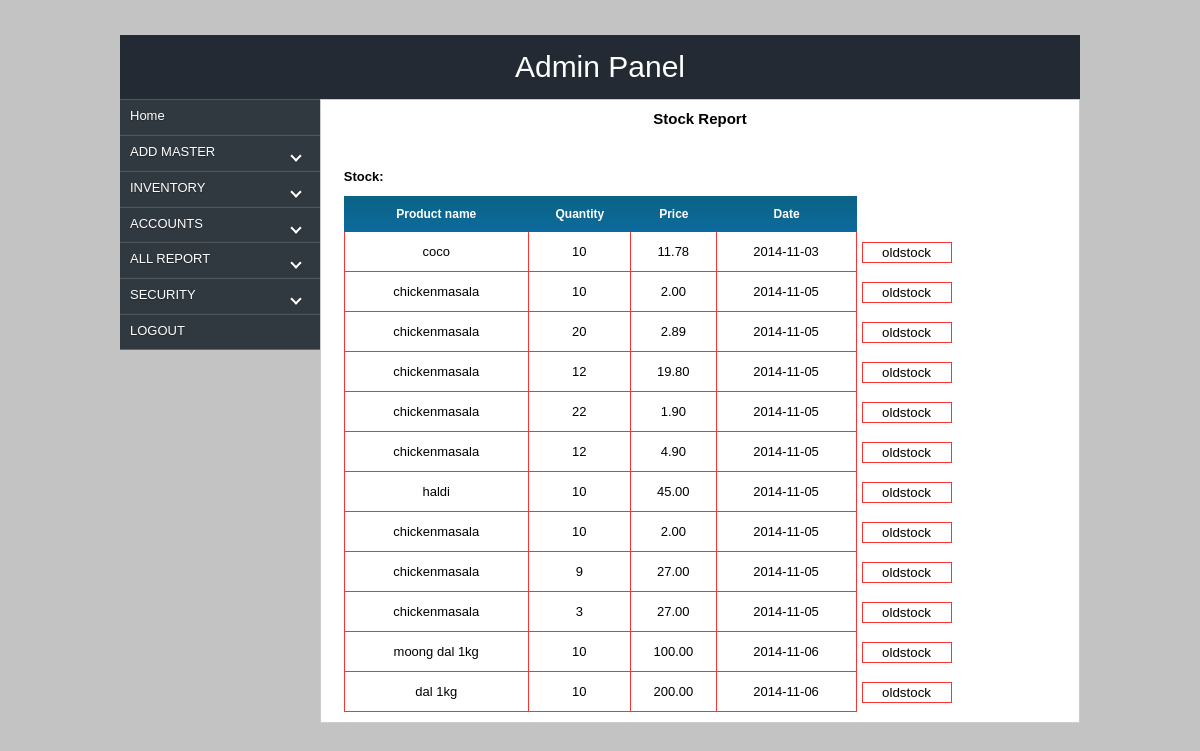
/admin/final_stockreport.php (signed in), run on the app's committed database.
### tables this page shows
CREATE TABLE IF NOT EXISTS `stock` (
  `id` int(11) NOT NULL AUTO_INCREMENT,
  `product_id` varchar(300) NOT NULL,
  `quantity` varchar(200) NOT NULL,
  `price` float(10,2) NOT NULL,
  `retailer_price` float(10,2) NOT NULL,
  `distributer_price` float(10,2) NOT NULL,
  `totprice` varchar(200) NOT NULL,
  `barcode` varchar(300) NOT NULL,
  `uniqueid` varchar(300) NOT NULL,
  `date` date NOT NULL,
  `cat` varchar(200) NOT NULL,
  `comp` varchar(200) NOT NULL,
  `order_no` varchar(200) NOT NULL,
  PRIMARY KEY (`id`)
);

CREATE TABLE IF NOT EXISTS `product` (
  `id` int(11) NOT NULL AUTO_INCREMENT,
  `prod_name` varchar(300) NOT NULL,
  `category` varchar(200) NOT NULL,
  `company` varchar(200) NOT NULL,
  `minimum` varchar(200) NOT NULL,
  `barcode` varchar(200) NOT NULL,
  `retailer` float(10,2) NOT NULL,
  `distributer` float(10,2) NOT NULL,
  `customer` float(10,2) NOT NULL,
  PRIMARY KEY (`id`)
);

### admin/final_stockreport.php (the view, shortened to what this page needs)
<?php
if(!$_SESSION['user'])
{ header("location:../index.php");}else{
 ?>
<html>
<head>
<link href="css/style.css" rel="stylesheet"  type="text/css"/>
</head>
<body>
<div id="wrapper">
       <div id="header">Admin Panel</div>
	   <div id="con">
         <div id="container" style="font-size: 10px;">
            <div id="lcontainer">
                <?php include_once('menu.php');?>
            </div>
            <div id="rcontainer" align="middle">
                <div class="content2">
				<h3>Stock Report</h3>
				</div>
				<div class="content3">
<table class="table" cellspacing="0" cellpadding="0" style="line-height:3;">
<tr >
<td colspan="2" style="font-weight:bold;">Stock:</td>
</tr>
<tr style="background:url(image/yellow.png); color:#fff; height:25px; font-size:12px;">
<th>Product name</th>
<th>Quantity</th>
<th>Price</th>
<th>Date</th>
</tr>
<?php
 $now = time();
?>
<?php
$fetchstock=mysql_query("select * from `stock`") or die(mysql_error());
while($resstock=mysql_fetch_array($fetchstock))
{
      $dat1=$resstock['date'];
     $your_date1 = strtotime("$dat1");
     $datediff1 = $now - $your_date1;
     $day1=floor($datediff1/(60*60*24));
 $uid=$resstock['uniqueid'];
 $fetch1=mysql_query("select * from `sell` where `uniqueid` like '$uid'")or die(mysql_error());
 $num=mysql_numrows($fetch1);
 if($num==0 && $day1>10)
 {
 $proname=mysql_query("select * from `product` where `id`='$resstock[product_id]'");
 $resname=mysql_fetch_array($proname);
?>
<tr>
<td class="td" style="border:1px solid #fa3232; border-top:none;"><?php echo $resname['prod_name'];?></td>
<td class="td" style="border:1px solid #fa3232; border-left:none; border-top:none;"><?php echo $resstock['quantity'];?></td>
<td class="td" style="border:1px solid #fa3232; border-left:none; border-top:none;"><?php echo $resstock['price'];?></td>
<td class="td" style="border-right:1px solid #adadad; border:1px solid #fa3232; border-left:none; border-top:none;"><?php echo $resstock['date'];?></td>
<td ><input type="text" value="oldstock" readonly class="text" style="width:90px; text-align:center; margin-left:5px; border:1px solid #fa3232;"/></td>
</tr>
<?php }}?>
</table>
				</div>
         </div>
        </div>
	</div>
    </div>
</body>
</html>
<?php
}
?>

### admin/css/style.css (style rules this page uses)
* { margin:0px; padding:0px; }
body { background:url('../image/yllw.jpg') no-repeat; background-size:100% 100%; background:#c3c3c3; }
#wrapper { width:960px;margin:0 auto; margin-top:35px; }
#header { width:930px; height:auto; padding:15px; background:rgba(255,255,255,0.5); text-align: center; font-family: fantasy; font-family:arial;font-size:30px; background:#333; color:#fff; background:#242a34; }
#con { width:100%; height:auto; float:left; margin-bottom:20px; }
#container { width:960px; margin:auto; background:#fff; }
#lcontainer { width:200px; float: left; height:auto; background:rgba(255,255,225,0.5); }
#rcontainer { width:758px; float:left; min-height:500px;height:auto; background:#fff; border:1px solid #ccc; }
.table { font-family:arial; font-size:13px; width:400px; height:0px; margin-top:20px; margin-bottom:10px; line-height:2; width:100%; }
h3 { font-family:arial; font-size:15px; width:300px; }
.text { padding:2px; }
.td { border-left:1px solid #adadad; border-bottom:1px solid #adadad; text-align:center; }

### admin/styles.css (style rules this page uses)
.content2 { width:90%; height:auto; float:left; font-family:arial; font-size:14px; margin-top:10px; margin-left:5%; }
.content3 { width:94%; height:auto; float:left; margin-top:10px; font-family:arial; margin-left:3%; }

### data on the page
stock: product.prod_name "coco", quantity "10", price "11.78", date "2014-11-03"
stock: product.prod_name "chickenmasala", quantity "10", price "2.00", date "2014-11-05"
stock: product.prod_name "chickenmasala", quantity "20", price "2.89", date "2014-11-05"
stock: product.prod_name "chickenmasala", quantity "12", price "19.80", date "2014-11-05"
stock: product.prod_name "chickenmasala", quantity "22", price "1.90", date "2014-11-05"
stock: product.prod_name "chickenmasala", quantity "12", price "4.90", date "2014-11-05"
stock: product.prod_name "haldi", quantity "10", price "45.00", date "2014-11-05"
stock: product.prod_name "chickenmasala", quantity "10", price "2.00", date "2014-11-05"
stock: product.prod_name "chickenmasala", quantity "9", price "27.00", date "2014-11-05"
stock: product.prod_name "chickenmasala", quantity "3", price "27.00", date "2014-11-05"
stock: product.prod_name "moong dal 1kg", quantity "10", price "100.00", date "2014-11-06"
stock: product.prod_name "dal 1kg", quantity "10", price "200.00", date "2014-11-06"
